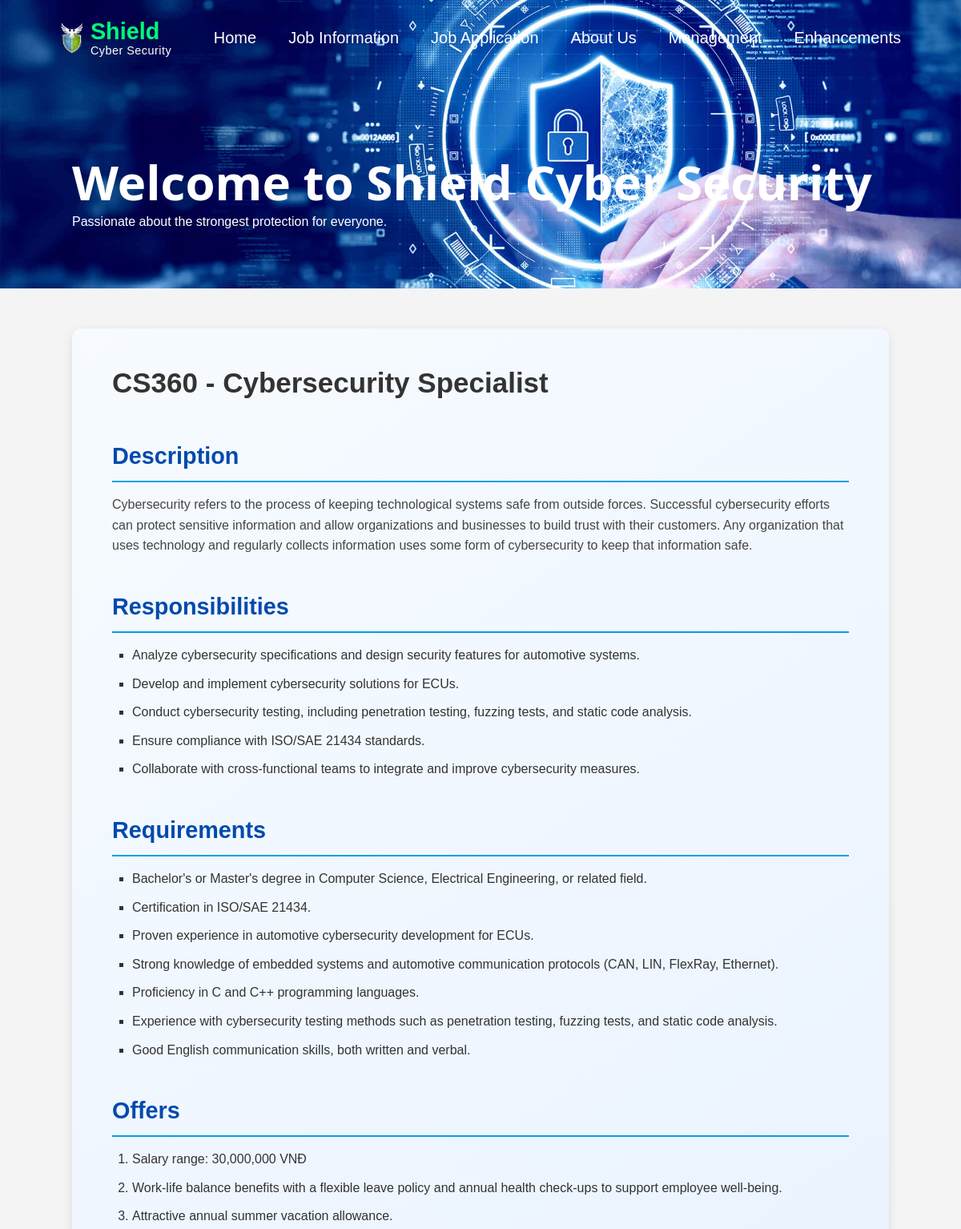
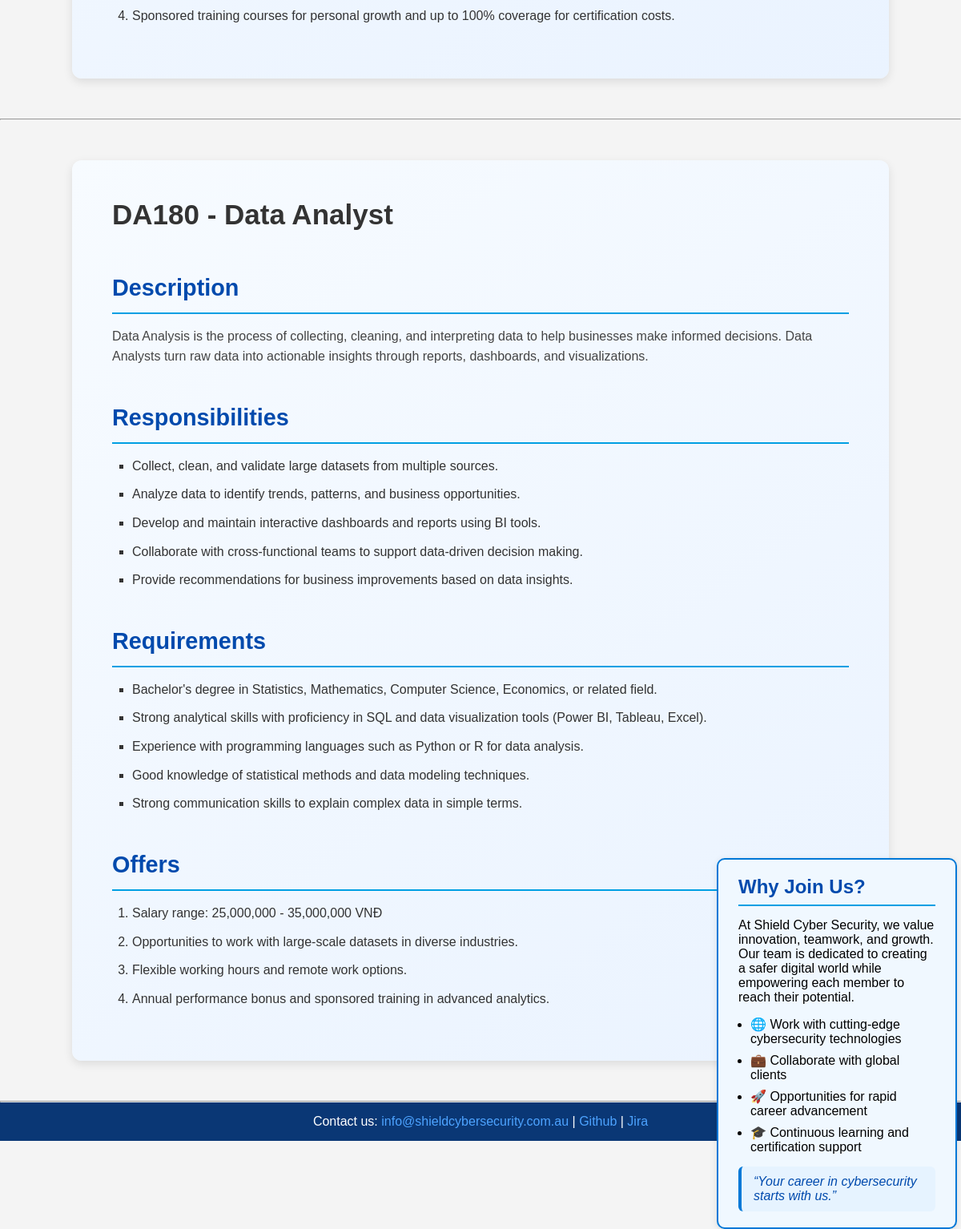
/jobs.php, run on the app's committed database (2 pictures, top to bottom).
### tables this page shows
CREATE TABLE `jobs` (
  `job_id` int(11) NOT NULL,
  `job_title` varchar(100) NOT NULL,
  `job_code` varchar(20) DEFAULT NULL,
  `job_description` text DEFAULT NULL,
  `responsibilities` text DEFAULT NULL,
  `requirements` text DEFAULT NULL,
  `offers` text DEFAULT NULL
);

### jobs.php (the view, shortened to what this page needs)
<!DOCTYPE html>
<html lang="en">
<head>
  <link rel="stylesheet" href="styles/main.css">
  <link rel="stylesheet" href="styles/stylesjobs.css">
</head>
<body>
  <?php include("header.inc"); ?>
  <main>
  <?php
    require_once("settings.php");
    $query = "SELECT * FROM jobs";
    $result = mysqli_query($conn, $query);
    if ($result && mysqli_num_rows($result) > 0) {
        while ($row = mysqli_fetch_assoc($result)) {
            echo "<section class='intro'>";
            echo "<h2>" . htmlspecialchars($row['job_code']) . " - " . htmlspecialchars($row['job_title']) . "</h2>";
            echo "<h3>Description</h3>";
            echo "<p>" . nl2br(htmlspecialchars($row['job_description'])) . "</p>";
            echo "<h3>Responsibilities</h3>";
            echo $row['responsibilities'];
            echo "<h3>Requirements</h3>";
            echo $row['requirements'];
            echo "<h3>Offers</h3>";
            echo $row['offers'];
            echo "</section><hr>";
        }
    } else {
        echo "<h4>No job listings found.</h4>";
    }
  ?>
  <aside>
      <h6>Why Join Us?</h6>
      <p>At Shield Cyber Security, we value innovation, teamwork, and growth. Our team is dedicated to creating a safer digital world while empowering each member to reach their potential.</p>
      <ul>
        <li>🌐 Work with cutting-edge cybersecurity technologies</li>
        <li>💼 Collaborate with global clients</li>
        <li>🚀 Opportunities for rapid career advancement</li>
        <li>🎓 Continuous learning and certification support</li>
      </ul>
      <blockquote>“Your career in cybersecurity starts with us.”</blockquote>
  </aside>
  </main>
  <?php include("footer.inc"); ?>
</body>
</html>

### header.inc
<header class="header-section">
  <div class="header">
    <nav class="headerlogo">
      <a href="index.php" class="logo">
        <img src="images/logo.png" class="logo-image" alt="Company Logo">
        <div class="logo-text">
          <span class="logo-main">Shield</span>
          <span class="logo-sub">Cyber Security</span>
        </div>
      </a>
      <ul class="menu">
        <li><a href="index.php">Home</a></li>
        <li><a href="jobs.php">Job Information</a></li>
        <li><a href="apply.php">Job Application</a></li>
        <li><a href="about.php">About Us</a></li>
        <li><a href="login.php">Management</a></li>
        <li><a href="enhancements.php">Enhancements</a></li>
      </ul>
    </nav>
  </div>
  <div class="welcome">
      <h1>Welcome to Shield Cyber Security</h1>
      <p>Passionate about the strongest protection for everyone.</p>
  </div>
</header>

### settings.php (shortened to what this page needs)
<!DOCTYPE html>
<html lang="en">
<head>
</head>
<body>
</body>
</html>

### footer.inc
<footer>
  <p>
    Contact us:
    <a href="mailto:info@shieldcybersecurity.com.au">info@shieldcybersecurity.com.au</a> |
    <a href="https://github.com/Trucphot/thangphuongtruc_2.git" target="_blank">Github</a> |
    <a href="https://trucphot.atlassian.net/jira/core/projects/THAN/board?filter=&groupBy=status" target="_blank">Jira</a>
  </p>
</footer>

### styles/main.css (style rules this page uses)
* { margin: 0; padding: 0; box-sizing: border-box; }
body { font-family: Arial, sans-serif; color: #000; background-color: #f4f4f4; }
.header { width: 90%; max-width: 1400px; margin: 0 auto; padding: 0 15px; }
a { text-decoration: none; color: inherit; }
.header-section { min-height: 45vh; color: #ffffff; background: url(../images/backgroundheader.jpg); background-size: cover; background-position: center; display: flex; flex-direction: column; }
.welcome { align-items: center; text-align: left; margin-top: 90px; font-size: 1.8rem; padding-left: 90px; }
.welcome p { font-size: 1rem; margin-bottom: 1rem; }
.headerlogo { display: flex; align-items: center; padding: 1.5rem 0; }
.logo { display: flex; align-items: center; gap: 8px; line-height: 1.1; }
.logo-image { height: 40px; width: auto; }
.logo-text { display: flex; flex-direction: column; }
.logo-main { font-size: 1.8rem; font-weight: 700; color: #00ff77; }
.logo-sub { font-size: 0.9rem; font-weight: 400; color: #ffffff; letter-spacing: 0.5px; }
.menu { display: flex; list-style: none; margin-left: auto; gap: 40px; color: #ffffff; font-weight: 500; font-size: 20px; flex-wrap: wrap; }
footer { background-color: #0a3775; color: #fff; text-align: center; padding: 15px 0; }
footer a { color: #4da3ff; text-decoration: none; transition: color 0.3s ease; }

### styles/stylesjobs.css (style rules this page uses)
h1 { font-family: 'Segoe UI', Tahoma, Geneva, Verdana, sans-serif; font-size: 60px; }
h2 { font-size: 35px; }
section.intro { background: linear-gradient(145deg, #f7fbff, #eaf3ff); border-radius: 12px; box-shadow: 0 4px 12px rgba(0, 0, 0, 0.1); padding: 40px 50px; width: 85%; margin: 50px auto; line-height: 1.6; color: #333; }
section.intro h3 { font-size: 1.8em; color: #004aad; border-bottom: 2px solid #009FE3; padding-bottom: 8px; margin-top: 40px; margin-bottom: 15px; }
section.intro p { font-size: 1rem; color: #444; margin-bottom: 25px; }
section.intro ul, section.intro ol { margin-left: 25px; margin-bottom: 25px; font-size: 1rem; }
section.intro ul li, section.intro ol li { margin-bottom: 10px; }
section.intro ul { list-style-type: square; }
section.intro ol { list-style-type: decimal; }
section.intro ol li:last-child { margin-bottom: 0; }
aside { clear: both; background-color: #f0f8ff; border: 2px solid #0078d7; border-radius: 10px; box-shadow: 0 2px 8px rgba(0, 0, 0, 0.1); padding: 20px 25px; margin: -305px ; margin-right: 5px; width: 25%; float: right; position: relative; z-index: 100; transition: opacity 0.5s ease-in-out, transform 0.3s ease; }
aside h6 { color: #004aad; border-bottom: 2px solid #009FE3; padding-bottom: 8px; margin-bottom: 15px; font-size: 1.5em; }
aside p { font-size: 1rem; margin-bottom: 15px; }
aside ul { margin-left: 15px; }
aside ul li { margin-bottom: 8px; }
aside blockquote { margin-top: 15px; padding: 10px 15px; background-color: #e6f3ff; border-left: 4px solid #0078d7; font-style: italic; color: #004aad; border-radius: 6px; }

### data on the page
jobs: job_code "CS360", job_title "Cybersecurity Specialist", job_description "Cybersecurity refers to the process of keeping technological systems safe from outside forces. Successful cybersecurity efforts can protect sensitive information and allow organizations and businesses to build trust with their customers. Any organization that uses technology and regularly collects information uses some form of cybersecurity to keep that information safe.", responsibilities "Analyze cybersecurity specifications and design security features for automotive systems. Develop and implement cybersecurity solutions for ECUs. Conduct cybersecurity testing, including penetration testing, fuzzing tests, and static code analysis. Ensure compliance with ISO/SAE 21434 standards. Collaborate with cross-functional teams to integrate and improve cybersecurity measures.", requirements "Bachelor's or Master's degree in Computer Science, Electrical Engineering, or related field. Certification in ISO/SAE 21434. Proven experience in automotive cybersecurity development for ECUs. Strong knowledge of embedded systems and automotive communication protocols (CAN, LIN, FlexRay, Ethernet). Proficiency in C and C++ programming languages. Experience with cybersecurity testing methods such as penetration testing, fuzzing tests, and static code analysis. Good English communication skills, both written and verbal.", offers "Salary range: 30,000,000 VNĐ Work-life balance benefits with a flexible leave policy and annual health check-ups to support employee well-being. Attractive annual summer vacation allowance. Sponsored training courses for personal growth and up to 100% coverage for certification costs."
jobs: job_code "DA180", job_title "Data Analyst", job_description "Data Analysis is the process of collecting, cleaning, and interpreting data to help businesses make informed decisions. Data Analysts turn raw data into actionable insights through reports, dashboards, and visualizations.", responsibilities "Collect, clean, and validate large datasets from multiple sources. Analyze data to identify trends, patterns, and business opportunities. Develop and maintain interactive dashboards and reports using BI tools. Collaborate with cross-functional teams to support data-driven decision making. Provide recommendations for business improvements based on data insights.", requirements "Bachelor's degree in Statistics, Mathematics, Computer Science, Economics, or related field. Strong analytical skills with proficiency in SQL and data visualization tools (Power BI, Tableau, Excel). Experience with programming languages such as Python or R for data analysis. Good knowledge of statistical methods and data modeling techniques. Strong communication skills to explain complex data in simple terms.", offers "Salary range: 25,000,000 - 35,000,000 VNĐ Opportunities to work with large-scale datasets in diverse industries. Flexible working hours and remote work options. Annual performance bonus and sponsored training in advanced analytics."
